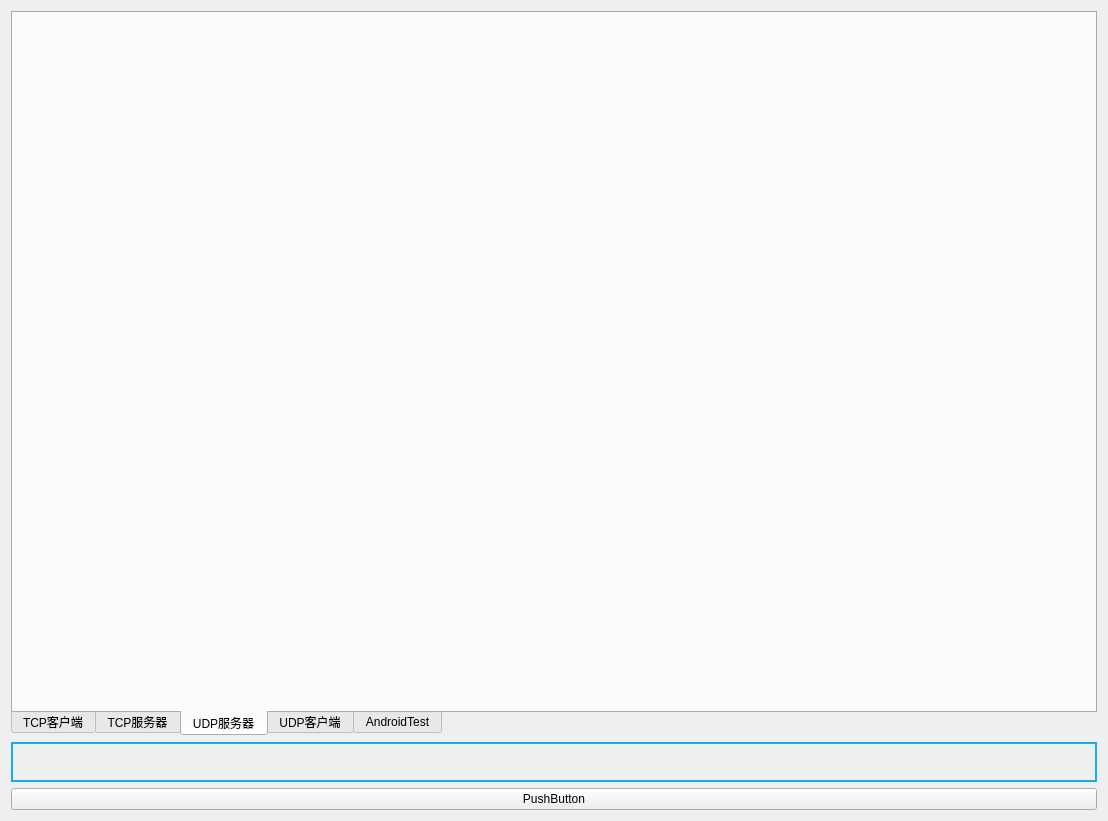
<?xml version="1.0" encoding="UTF-8"?>
<ui version="4.0">
 <class>frmMain</class>
 <widget class="QWidget" name="frmMain">
  <property name="geometry">
   <rect>
    <x>0</x>
    <y>0</y>
    <width>1108</width>
    <height>821</height>
   </rect>
  </property>
  <property name="windowTitle">
   <string>Form</string>
  </property>
  <layout class="QVBoxLayout" name="verticalLayout">
   <item>
    <widget class="QTabWidget" name="tabWidget">
     <property name="styleSheet">
      <string notr="true"/>
     </property>
     <property name="tabPosition">
      <enum>QTabWidget::South</enum>
     </property>
     <property name="currentIndex">
      <number>2</number>
     </property>
     <widget class="frmTcpClient" name="tabTcpClient">
      <attribute name="title">
       <string>TCP客户端</string>
      </attribute>
     </widget>
     <widget class="frmTcpServer" name="tabTcpServer">
      <attribute name="title">
       <string>TCP服务器</string>
      </attribute>
     </widget>
     <widget class="frmUdpServer" name="tabUdpServer">
      <attribute name="title">
       <string>UDP服务器</string>
      </attribute>
     </widget>
     <widget class="frmUdpClient" name="tabUdpClient">
      <attribute name="title">
       <string>UDP客户端</string>
      </attribute>
     </widget>
     <widget class="frmandroidtest" name="tabAndroidTest">
      <attribute name="title">
       <string>AndroidTest</string>
      </attribute>
     </widget>
    </widget>
   </item>
   <item>
    <widget class="QWidget" name="widget_3" native="true">
     <property name="minimumSize">
      <size>
       <width>0</width>
       <height>40</height>
      </size>
     </property>
     <property name="maximumSize">
      <size>
       <width>16777215</width>
       <height>40</height>
      </size>
     </property>
     <property name="styleSheet">
      <string notr="true">QWidget#widget_3{
border: 2px solid #11ACF1;
}</string>
     </property>
    </widget>
   </item>
   <item>
    <widget class="QPushButton" name="btnTest">
     <property name="text">
      <string>PushButton</string>
     </property>
    </widget>
   </item>
  </layout>
 </widget>
 <customwidgets>
  <customwidget>
   <class>frmTcpClient</class>
   <extends>QWidget</extends>
   <header>frmtcpclient.h</header>
   <container>1</container>
  </customwidget>
  <customwidget>
   <class>frmTcpServer</class>
   <extends>QWidget</extends>
   <header>frmtcpserver.h</header>
   <container>1</container>
  </customwidget>
  <customwidget>
   <class>frmUdpServer</class>
   <extends>QWidget</extends>
   <header>frmudpserver.h</header>
   <container>1</container>
  </customwidget>
  <customwidget>
   <class>frmUdpClient</class>
   <extends>QWidget</extends>
   <header>frmudpclient.h</header>
   <container>1</container>
  </customwidget>
  <customwidget>
   <class>frmandroidtest</class>
   <extends>QWidget</extends>
   <header>frmandroidtest.h</header>
   <container>1</container>
  </customwidget>
 </customwidgets>
 <resources/>
 <connections/>
</ui>
